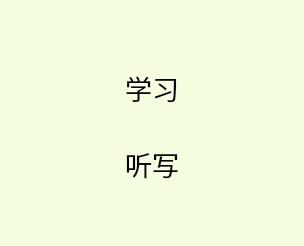
<?xml version="1.0" encoding="UTF-8"?>
<ui version="4.0">
 <class>MainWindow</class>
 <widget class="QMainWindow" name="MainWindow">
  <property name="geometry">
   <rect>
    <x>0</x>
    <y>0</y>
    <width>304</width>
    <height>246</height>
   </rect>
  </property>
  <property name="windowTitle">
   <string>背单词工具</string>
  </property>
  <property name="styleSheet">
   <string notr="true">background-color:rgb(245, 255, 224)</string>
  </property>
  <widget class="QWidget" name="centralwidget">
   <layout class="QVBoxLayout" name="verticalLayout_2">
    <item>
     <layout class="QVBoxLayout" name="verticalLayout" stretch="1,2,2">
      <property name="spacing">
       <number>6</number>
      </property>
      <property name="topMargin">
       <number>0</number>
      </property>
      <item>
       <layout class="QHBoxLayout" name="horizontalLayout_4">
        <item>
         <spacer name="horizontalSpacer">
          <property name="orientation">
           <enum>Qt::Horizontal</enum>
          </property>
          <property name="sizeHint" stdset="0">
           <size>
            <width>40</width>
            <height>20</height>
           </size>
          </property>
         </spacer>
        </item>
        <item>
         <widget class="QPushButton" name="close_Button">
          <property name="sizePolicy">
           <sizepolicy hsizetype="Fixed" vsizetype="Fixed">
            <horstretch>0</horstretch>
            <verstretch>0</verstretch>
           </sizepolicy>
          </property>
          <property name="text">
           <string/>
          </property>
          <property name="flat">
           <bool>true</bool>
          </property>
         </widget>
        </item>
       </layout>
      </item>
      <item>
       <layout class="QHBoxLayout" name="horizontalLayout">
        <item>
         <widget class="QPushButton" name="B_learn">
          <property name="sizePolicy">
           <sizepolicy hsizetype="Minimum" vsizetype="Fixed">
            <horstretch>0</horstretch>
            <verstretch>0</verstretch>
           </sizepolicy>
          </property>
          <property name="minimumSize">
           <size>
            <width>100</width>
            <height>70</height>
           </size>
          </property>
          <property name="font">
           <font>
            <family>方正舒体</family>
            <pointsize>20</pointsize>
           </font>
          </property>
          <property name="text">
           <string>学习</string>
          </property>
          <property name="flat">
           <bool>true</bool>
          </property>
         </widget>
        </item>
       </layout>
      </item>
      <item>
       <layout class="QHBoxLayout" name="horizontalLayout_2">
        <item>
         <widget class="QPushButton" name="B_listen">
          <property name="sizePolicy">
           <sizepolicy hsizetype="Minimum" vsizetype="Fixed">
            <horstretch>0</horstretch>
            <verstretch>0</verstretch>
           </sizepolicy>
          </property>
          <property name="minimumSize">
           <size>
            <width>100</width>
            <height>70</height>
           </size>
          </property>
          <property name="font">
           <font>
            <family>方正舒体</family>
            <pointsize>20</pointsize>
           </font>
          </property>
          <property name="text">
           <string>听写</string>
          </property>
          <property name="flat">
           <bool>true</bool>
          </property>
         </widget>
        </item>
       </layout>
      </item>
     </layout>
    </item>
   </layout>
  </widget>
  <widget class="QMenuBar" name="menubar">
   <property name="geometry">
    <rect>
     <x>0</x>
     <y>0</y>
     <width>304</width>
     <height>23</height>
    </rect>
   </property>
  </widget>
  <widget class="QStatusBar" name="statusbar"/>
 </widget>
 <resources/>
 <connections/>
</ui>
